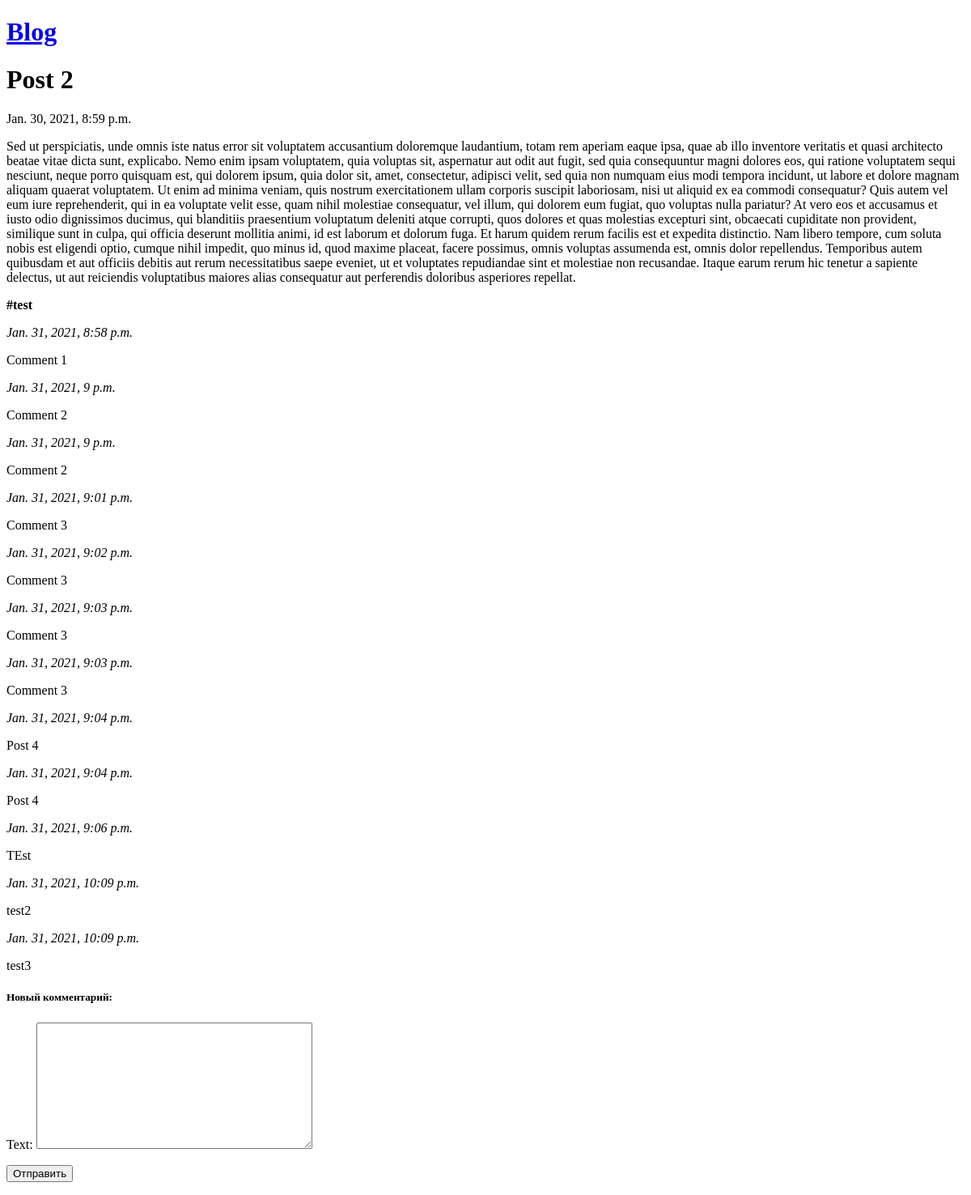
The page /post/2 on the database as committed earlier.
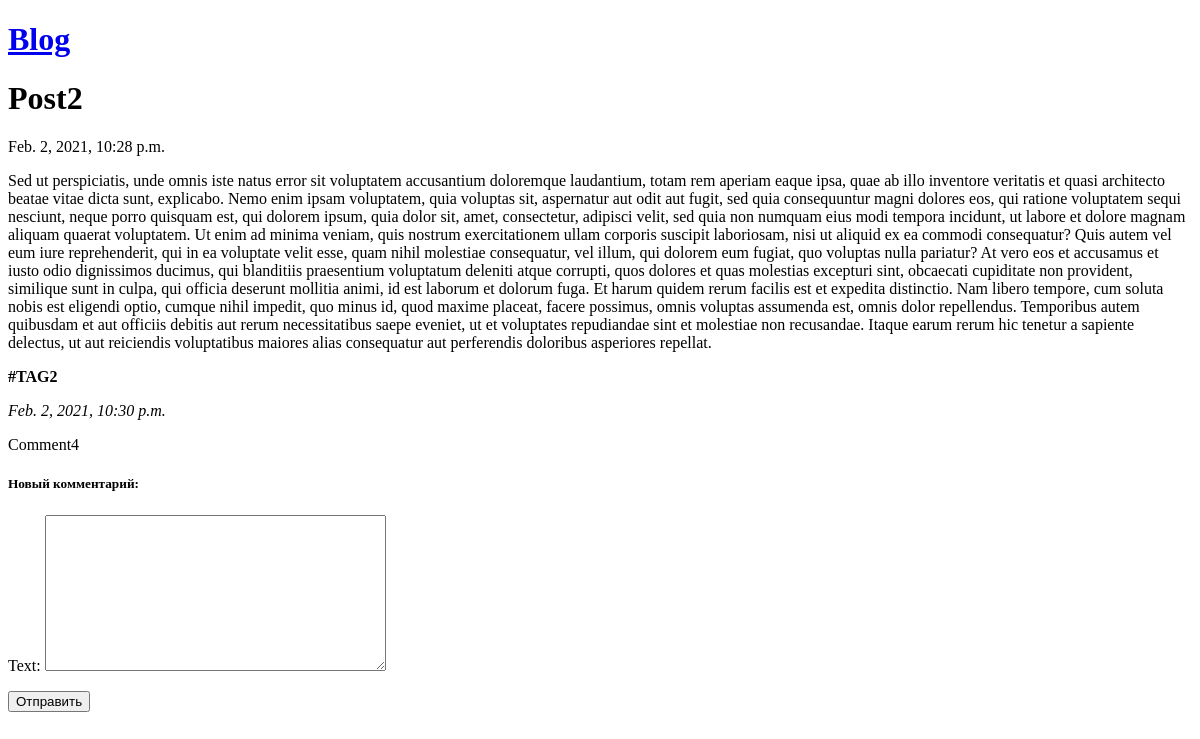
The same page on the database as committed later.
### engine/models.py (models this page shows, shortened)
class Post(models.Model):
    title = models.CharField(max_length=150)
    post_date = models.DateTimeField(auto_now=True)
    text = models.TextField()
    tags = models.ManyToManyField(Tag)

class Tag(models.Model):
    title = models.CharField(max_length=50)

class Comment(models.Model):
    post = models.ForeignKey(Post,
                             on_delete=models.CASCADE,
                             related_name='comments')
    text = models.TextField()
    created = models.DateTimeField(auto_now_add=True)
    class Meta:
        ordering = ('created',)

### engine/views.py (the view)
# urls.py: path('post/<int:post_id>', views.post_page, name='post'),
def post_page(request, post_id):
    post = Post.objects.get(id=post_id)
    comments = post.comments
    new_comment = None
    comment_form = None
    if request.method == 'POST':
        form_data = CommentForm(data=request.POST)
        if form_data.is_valid():
            new_comment = form_data.save(commit=False)
            new_comment.post = post
            new_comment.save()
            return HttpResponseRedirect(reverse('engine:post', args=[post.id]))
    else:
        comment_form = CommentForm()
    context = {'post': post,
               'comments': comments,
               'new_comment': new_comment,
               'comment_form': comment_form
               }
    return render(request, "engine/pages/post.html", context)

### engine/forms.py
class CommentForm(forms.ModelForm):
    class Meta:
        model = Comment
        fields = ('text', )

### engine/templates/engine/pages/post.html (shortened to what this page needs)
{% extends 'engine/main.html' %}
{% block content %}
<h1><a href="{% url 'engine:index_page' %}">Blog</a></h1>
<div class="post">
    <header>
        <h1>{{post.title}}</h1>
    </header>
    <p>{{post.post_date}}</p>
    <article>
        <p>{{post.text}}</p>
    </article>
    <footer>
        <p><b>
            {% for tag in post.tags.all %}
            #{{ tag.title }}
            {% endfor %}
        </b></p>
    </footer>
</div>
<div class="comments">
    {% for comment in comments.all %}
    <div class="comment">
        <p>
            <i>{{ comment.created }}</i>
        </p>
        <p>
            {{ comment.text|linebreaks }}
        </p>
    </div>
    {% empty %}
    <p>Комментарии сейчас отсутствуют.</p>
    {% endfor %}
</div>
<div class="form">
    <h5>Новый комментарий:</h5>
    <form action="./{{ post.id }}" method="post">
        <p>{{ comment_form.as_p }}</p>
        <p><input type="submit" value="Отправить"></p>
    </form>
</div>
{% endblock %}

Rows that differ between the two databases and show on the page:
no longer on this page (row edited): Comment: created "Jan. 31, 2021, 8:58 p.m.", text "Comment 1"
no longer on this page (row edited): Comment: created "Jan. 31, 2021, 9 p.m.", text "Comment 2"
no longer on this page (row edited): Comment: created "Jan. 31, 2021, 9 p.m.", text "Comment 2"
removed Comment: created "Jan. 31, 2021, 9:02 p.m.", text "Comment 3"
removed Comment: created "Jan. 31, 2021, 9:03 p.m.", text "Comment 3"
removed Comment: created "Jan. 31, 2021, 9:03 p.m.", text "Comment 3"
removed Comment: created "Jan. 31, 2021, 9:04 p.m.", text "Post 4"
removed Comment: created "Jan. 31, 2021, 9:04 p.m.", text "Post 4"
removed Comment: created "Jan. 31, 2021, 9:06 p.m.", text "TEst"
removed Comment: created "Jan. 31, 2021, 10:09 p.m.", text "test2"
removed Comment: created "Jan. 31, 2021, 10:09 p.m.", text "test3"
changed Post: title "Post 2" → "Post2"; post_date "Jan. 30, 2021, 8:59 p.m." → "Feb. 2, 2021, 10:28 p.m."
changed Tag: title "test" → "TAG2"
changed Comment: created "Jan. 31, 2021, 9:01 p.m." → "Feb. 2, 2021, 10:30 p.m."; text "Comment 3" → "Comment4"
